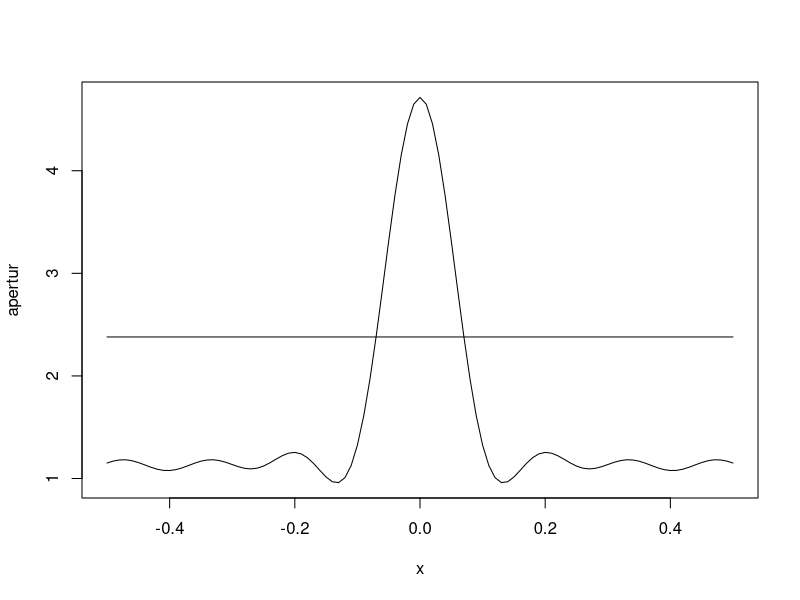

R code for this plot:
g <- 2*pi/0.807
apertur <- function(x){sqrt(2.72)+sqrt(0.935)*cos(x*g)+ sqrt(0.6735)*cos(2*x*g)+sqrt(0.4245)*cos(3*x*g)+sqrt(0.1815)*cos(4*x*g)+sqrt(0.04012)*cos(5*x*g)}
plot (apertur,-0.5,0.5)
max <- sqrt(2.72)+sqrt(0.935)+ sqrt(0.6735)+sqrt(0.4245)+sqrt(0.1815)+sqrt(0.06)
f1 <- function(x){(4.75938/2)*x^0}
interf <- function(x){abs(apertur(x)-f1(x))}
intersect <- optimize(interf, interval=c(-0.06, 0))
plot(f1, -0.5,0.5, add =  TRUE)
#plot(interf, -0.2,0.0)